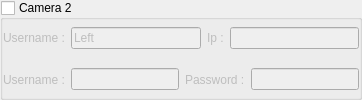
                       <widget class="QGroupBox" name="group_camera_2">
                        <property name="enabled">
                         <bool>true</bool>
                        </property>
                        <property name="title">
                         <string>Camera 2</string>
                        </property>
                        <property name="checkable">
                         <bool>true</bool>
                        </property>
                        <property name="checked">
                         <bool>false</bool>
                        </property>
                        <layout class="QVBoxLayout" name="verticalLayout_12">
                         <property name="leftMargin">
                          <number>0</number>
                         </property>
                         <property name="topMargin">
                          <number>0</number>
                         </property>
                         <property name="rightMargin">
                          <number>0</number>
                         </property>
                         <property name="bottomMargin">
                          <number>0</number>
                         </property>
                         <item>
                          <widget class="QFrame" name="frame_27">
                           <property name="frameShape">
                            <enum>QFrame::Shape::NoFrame</enum>
                           </property>
                           <layout class="QHBoxLayout" name="horizontalLayout_27">
                            <property name="leftMargin">
                             <number>0</number>
                            </property>
                            <property name="topMargin">
                             <number>0</number>
                            </property>
                            <property name="rightMargin">
                             <number>0</number>
                            </property>
                            <property name="bottomMargin">
                             <number>0</number>
                            </property>
                            <item>
                             <widget class="QLabel" name="label_35">
                              <property name="text">
                               <string>Username :</string>
                              </property>
                             </widget>
                            </item>
                            <item>
                             <widget class="QLineEdit" name="line_name_camera_2">
                              <property name="maximumSize">
                               <size>
                                <width>174</width>
                                <height>16777215</height>
                               </size>
                              </property>
                              <property name="text">
                               <string>Left</string>
                              </property>
                             </widget>
                            </item>
                            <item>
                             <widget class="QLabel" name="label_23">
                              <property name="text">
                               <string>Ip :</string>
                              </property>
                             </widget>
                            </item>
                            <item>
                             <widget class="QLineEdit" name="line_ip_camera_2"/>
                            </item>
                           </layout>
                          </widget>
                         </item>
                         <item>
                          <widget class="QFrame" name="frame_28">
                           <property name="frameShape">
                            <enum>QFrame::Shape::NoFrame</enum>
                           </property>
                           <layout class="QHBoxLayout" name="horizontalLayout_28">
                            <property name="leftMargin">
                             <number>0</number>
                            </property>
                            <property name="topMargin">
                             <number>0</number>
                            </property>
                            <property name="rightMargin">
                             <number>0</number>
                            </property>
                            <property name="bottomMargin">
                             <number>0</number>
                            </property>
                            <item>
                             <widget class="QLabel" name="label_24">
                              <property name="text">
                               <string>Username :</string>
                              </property>
                             </widget>
                            </item>
                            <item>
                             <widget class="QLineEdit" name="line_username_camera_2"/>
                            </item>
                            <item>
                             <widget class="QFrame" name="frame_29">
                              <property name="frameShape">
                               <enum>QFrame::Shape::NoFrame</enum>
                              </property>
                              <layout class="QHBoxLayout" name="horizontalLayout_29">
                               <property name="leftMargin">
                                <number>0</number>
                               </property>
                               <property name="topMargin">
                                <number>0</number>
                               </property>
                               <property name="rightMargin">
                                <number>0</number>
                               </property>
                               <property name="bottomMargin">
                                <number>0</number>
                               </property>
                               <item>
                                <widget class="QLabel" name="label_25">
                                 <property name="text">
                                  <string>Password :</string>
                                 </property>
                                </widget>
                               </item>
                               <item>
                                <widget class="QLineEdit" name="line_password_camera_2"/>
                               </item>
                              </layout>
                             </widget>
                            </item>
                           </layout>
                          </widget>
                         </item>
                        </layout>
                       </widget>
